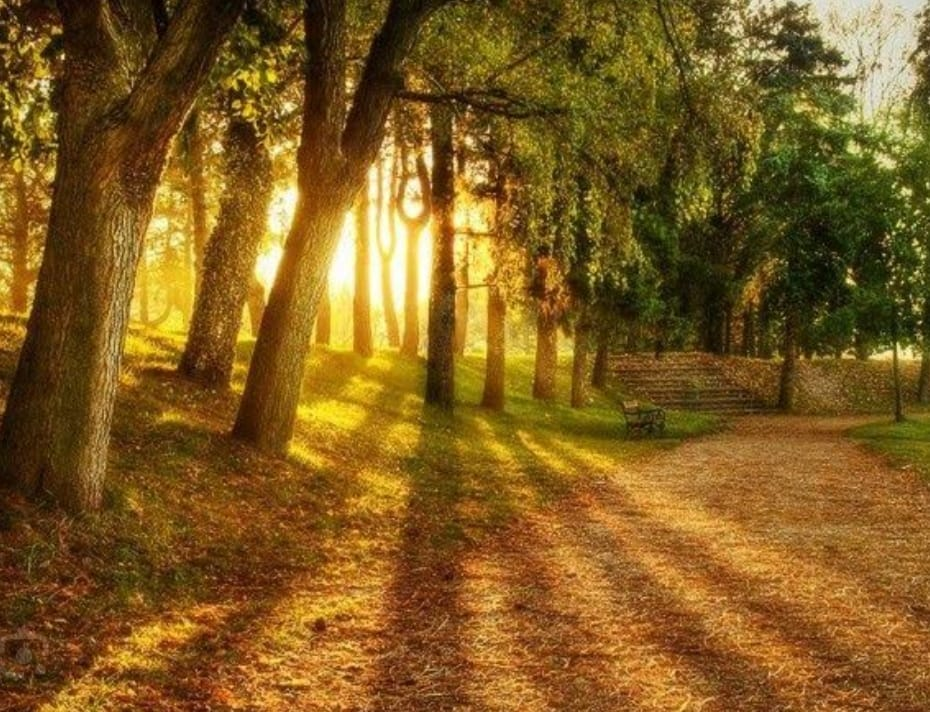
#> input picture image 1.jpg, 930 x 712 px, found by its file name
$ python main.py
#> lines starting #> are read from the running program, lines starting #| are printed output that depends on the picture
import cv2
import hashlib
import os

def calculate_md5(file_path):
    hash_md5 = hashlib.md5()
    with open(file_path, "rb") as f:
        for chunk in iter(lambda: f.read(4096), b""):
            hash_md5.update(chunk)
    return hash_md5.hexdigest()

def image_forgery_detection(original_path, manipulated_path):
    # Read images
    original_image = cv2.imread(original_path)
#> original_image is the input picture: shape (712, 930, 3); mean B, G, R 32.8, 92.5, 127.7
    manipulated_image = cv2.imread(manipulated_path)
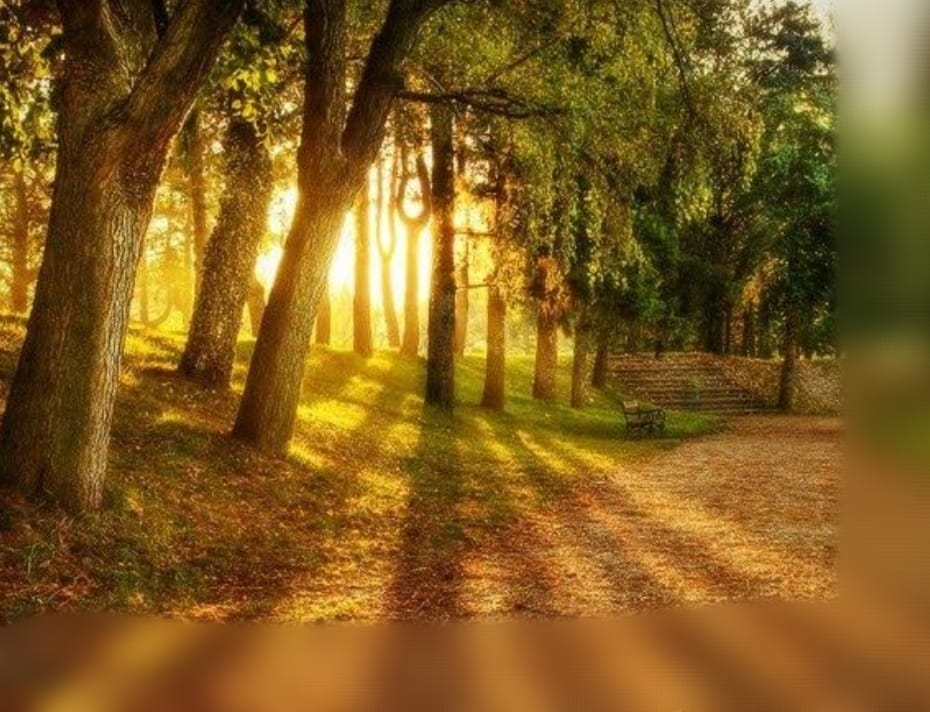
#> input picture image 2.jpg, 930 x 712 px, found by its file name
#> manipulated_image is the input picture: shape (712, 930, 3); mean B, G, R 32.8, 92.3, 127.6

    # Resize images to the same dimensions
    original_image = cv2.resize(original_image, (256, 256))
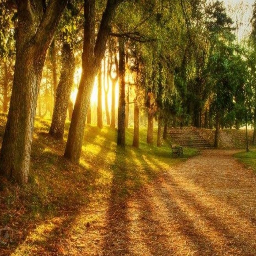
#> original_image: shape (256, 256, 3); mean B, G, R 32.6, 92.4, 127.6
    manipulated_image = cv2.resize(manipulated_image, (256, 256))
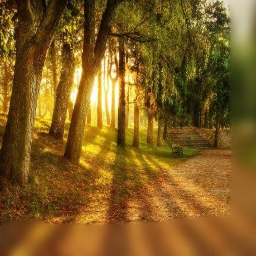
#> manipulated_image: shape (256, 256, 3); mean B, G, R 32.6, 92.2, 127.5

    # Calculate MD5 hash for each image
    original_hash = calculate_md5(original_path)
    manipulated_hash = calculate_md5(manipulated_path)

    # Compare hashes
    if original_hash == manipulated_hash:
        print("Images are identical. No forgery detected.")
    else:
        print("Images are different. Forgery detected.")

if __name__ == "__main__":
    original_image_path = "E:\ISHA PRGM\Image forgery detection\image 1.jpg"
    manipulated_image_path = "E:\ISHA PRGM\Image forgery detection\image 2.jpg"

    if os.path.exists(original_image_path) and os.path.exists(manipulated_image_path):
        image_forgery_detection(original_image_path, manipulated_image_path)
    else:
        print("File not found.")
